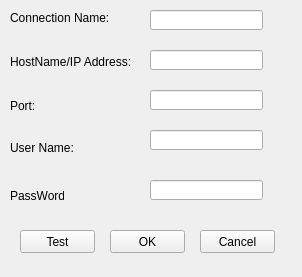
<?xml version="1.0" encoding="UTF-8"?>
<ui version="4.0">
 <class>createConnection</class>
 <widget class="QWidget" name="createConnection">
  <property name="geometry">
   <rect>
    <x>0</x>
    <y>0</y>
    <width>302</width>
    <height>277</height>
   </rect>
  </property>
  <property name="windowTitle">
   <string>New Connection</string>
  </property>
  <property name="windowOpacity">
   <double>1.000000000000000</double>
  </property>
  <property name="autoFillBackground">
   <bool>true</bool>
  </property>
  <widget class="QLineEdit" name="lineEdit">
   <property name="geometry">
    <rect>
     <x>150</x>
     <y>10</y>
     <width>113</width>
     <height>20</height>
    </rect>
   </property>
  </widget>
  <widget class="QLineEdit" name="lineEdit_2">
   <property name="geometry">
    <rect>
     <x>150</x>
     <y>50</y>
     <width>113</width>
     <height>20</height>
    </rect>
   </property>
  </widget>
  <widget class="QLineEdit" name="lineEdit_3">
   <property name="geometry">
    <rect>
     <x>150</x>
     <y>90</y>
     <width>113</width>
     <height>20</height>
    </rect>
   </property>
  </widget>
  <widget class="QLineEdit" name="lineEdit_4">
   <property name="geometry">
    <rect>
     <x>150</x>
     <y>130</y>
     <width>113</width>
     <height>20</height>
    </rect>
   </property>
  </widget>
  <widget class="QLineEdit" name="lineEdit_5">
   <property name="geometry">
    <rect>
     <x>150</x>
     <y>180</y>
     <width>113</width>
     <height>20</height>
    </rect>
   </property>
   <property name="echoMode">
    <enum>QLineEdit::Password</enum>
   </property>
  </widget>
  <widget class="QLabel" name="label">
   <property name="geometry">
    <rect>
     <x>10</x>
     <y>10</y>
     <width>111</width>
     <height>16</height>
    </rect>
   </property>
   <property name="text">
    <string>Connection Name:</string>
   </property>
  </widget>
  <widget class="QLabel" name="label_2">
   <property name="geometry">
    <rect>
     <x>10</x>
     <y>52</y>
     <width>131</width>
     <height>20</height>
    </rect>
   </property>
   <property name="text">
    <string>HostName/IP Address:</string>
   </property>
  </widget>
  <widget class="QLabel" name="label_3">
   <property name="geometry">
    <rect>
     <x>10</x>
     <y>100</y>
     <width>54</width>
     <height>12</height>
    </rect>
   </property>
   <property name="text">
    <string>Port:</string>
   </property>
  </widget>
  <widget class="QLabel" name="label_4">
   <property name="geometry">
    <rect>
     <x>10</x>
     <y>140</y>
     <width>81</width>
     <height>16</height>
    </rect>
   </property>
   <property name="text">
    <string>User Name:</string>
   </property>
  </widget>
  <widget class="QLabel" name="label_5">
   <property name="geometry">
    <rect>
     <x>10</x>
     <y>190</y>
     <width>54</width>
     <height>12</height>
    </rect>
   </property>
   <property name="text">
    <string>PassWord:</string>
   </property>
  </widget>
  <widget class="QPushButton" name="pushButton">
   <property name="geometry">
    <rect>
     <x>110</x>
     <y>230</y>
     <width>75</width>
     <height>23</height>
    </rect>
   </property>
   <property name="text">
    <string>OK</string>
   </property>
  </widget>
  <widget class="QPushButton" name="pushButton_2">
   <property name="geometry">
    <rect>
     <x>200</x>
     <y>230</y>
     <width>75</width>
     <height>23</height>
    </rect>
   </property>
   <property name="text">
    <string>Cancel</string>
   </property>
  </widget>
  <widget class="QPushButton" name="pushButton_3">
   <property name="geometry">
    <rect>
     <x>20</x>
     <y>230</y>
     <width>75</width>
     <height>23</height>
    </rect>
   </property>
   <property name="text">
    <string>Test</string>
   </property>
  </widget>
 </widget>
 <resources/>
 <connections/>
</ui>
